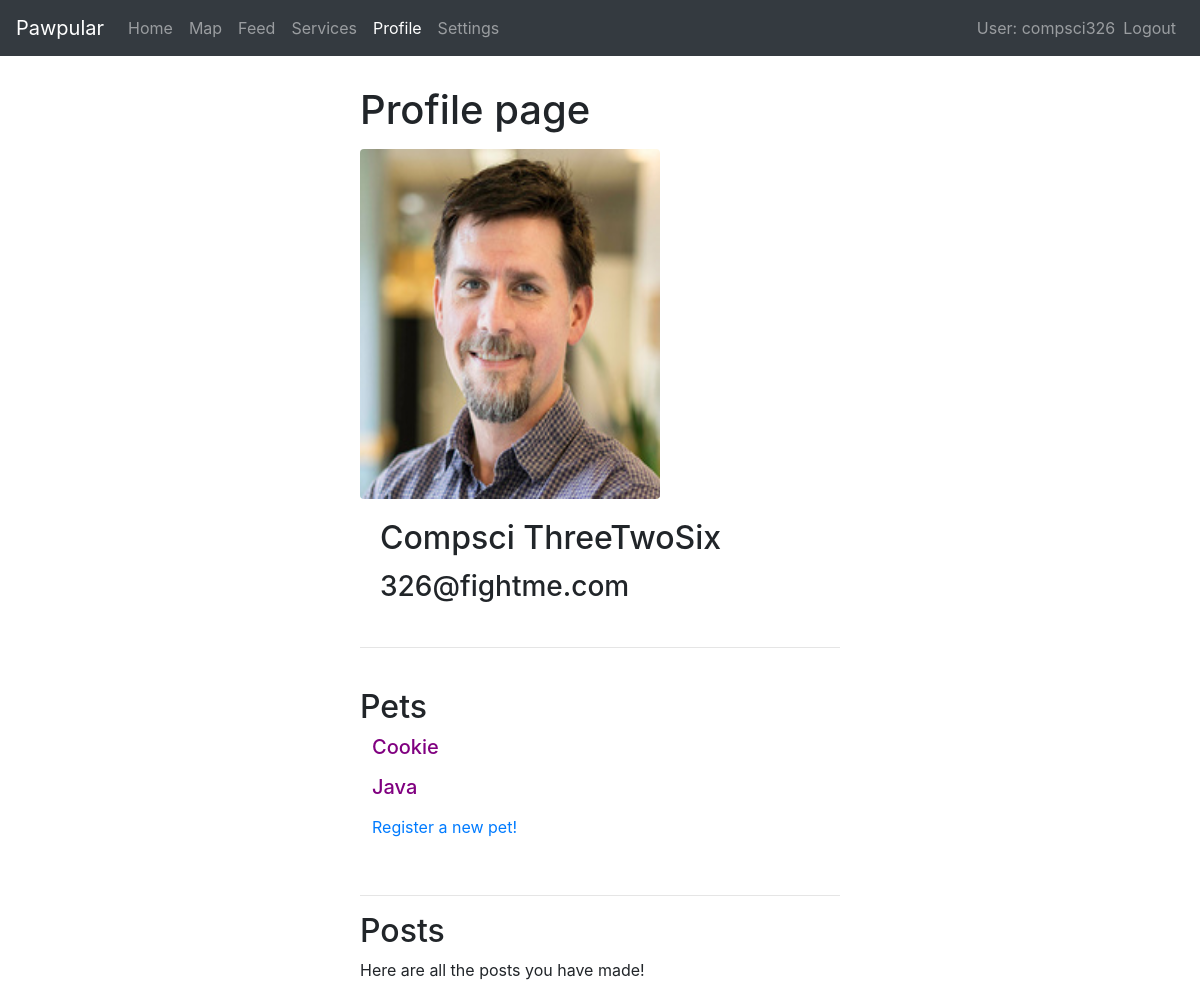
The app's page /pawpular/profile/75cf73d5-d422-4b25-a3f3-bed1792f88c9 (signed in), older data.
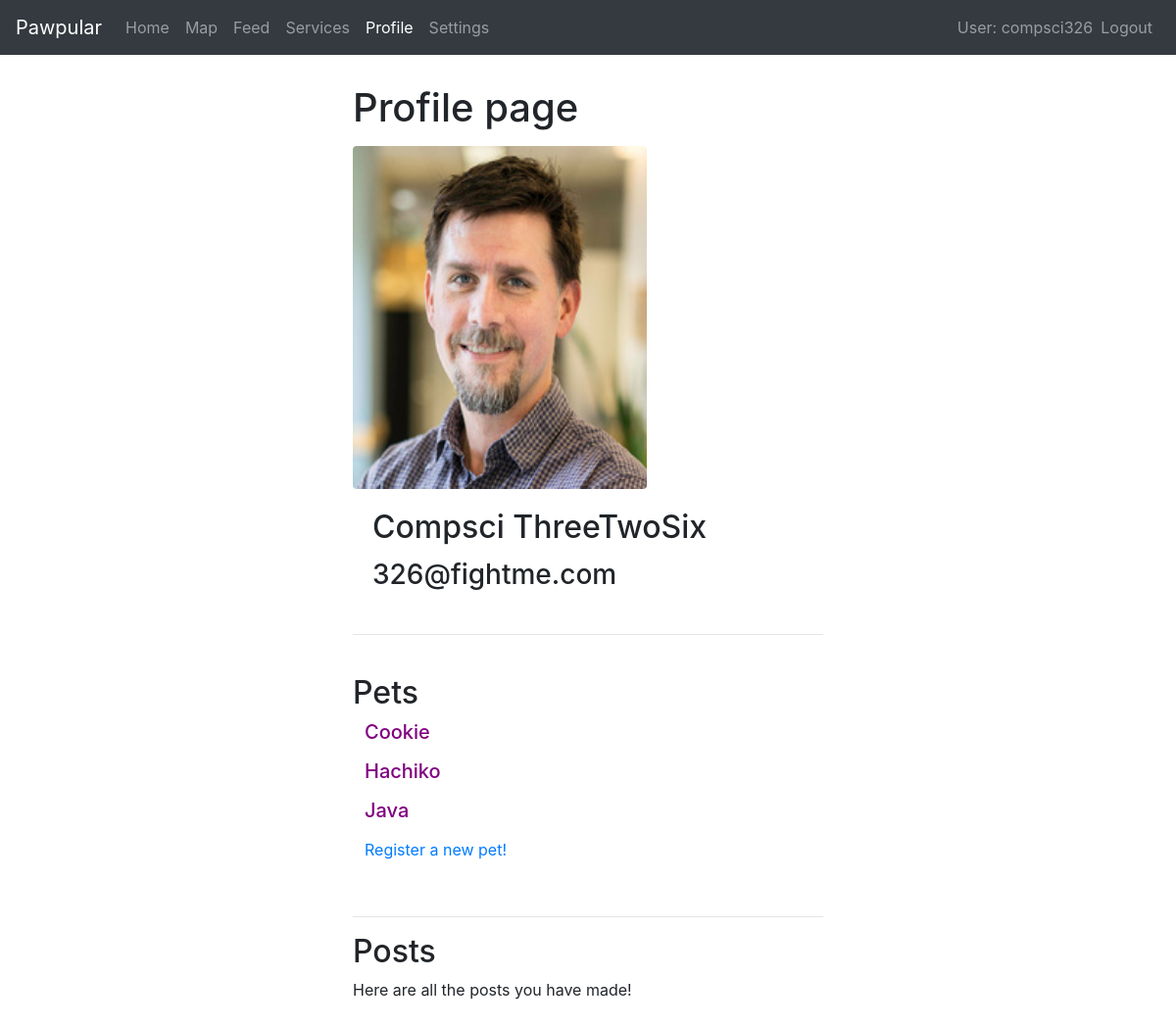
The same page, newer data.
### pawpular/models.py (models this page shows, shortened)
class Pet(models.Model):
    id = models.UUIDField(primary_key=True, default=uuid.uuid4)
    image = models.ImageField(upload_to='uploads/',blank = True)
    name = models.CharField(max_length=45)
    birthday = models.DateField('Birthday', null=True, blank=True)
    owner = models.ForeignKey('Profile', on_delete=models.CASCADE, blank=False)
    class Meta:
        ordering =["name"]

### pawpular/views.py (the view, shortened to what this page needs)
# urls.py: path('profile/<uuid:pk>', views.profile_detail_view.as_view(), name='profile'),
class profile_detail_view(LoginRequiredMixin, generic.DetailView):
    model = Profile

### pawpular/models.py (called while the page is built)
    def get_absolute_url(self):
        return "/pawpular/profile/" + self.uuid.__str__()

### pawpular/templates/pawpular/profile_detail.html (shortened to what this page needs)
{% extends "base_generic.html" %}
    {% block content %}
        <div style="padding-left:30%;padding-right:30%;padding-top:2.5%;padding-bottom:5%;">
            <header style="padding-bottom:1.5%;">
                <h1>Profile page</h1>
            </header>
            <div >
                    <img src="http://127.0.0.1:8000/pawpular/uploads/{{user.profile.image}}" class="rounded" height = "350px" width="300px">
                    <div class="card-body">
                    <h2 class="card-title">{{user.first_name}} {{user.last_name}}</h2>
                    <h3>{{user.email}}</h3>
                    </div>
            </div>
            <hr>
            <br>
            <h2>Pets</h2>
            <div style="padding-left:2.5%">
                {% for pet in user.profile.pets.all %}
                    <h5>
                        <p data-toggle="collapse" data-target="#demo{{pet.id}}" style  = "color:purple;cursor: pointer;">{{pet.name}}</p>
                    </h5>
                {% endfor %}
                <p><a href="{% url 'pet_create' %}">Register a new pet!</a></p>
            </div>
            <br>
            <hr>
            <div >
                <h2>Posts</h2>
                <p>Here are all the posts you have made! </p>
            </div>
        </div>
{% endblock %}

Row changes from the older to the newer data that the page shows:
added Pet: name "Hachiko"
